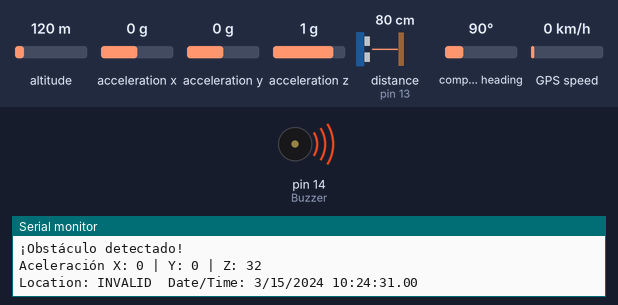
Bench run of a sketch on a simulated Arduino Uno, built with avr-gcc and run on an emulated ATmega328P. On the bench: buzzer (waves = sounding, pin HIGH), the last lines printed to the serial monitor. Wiring (inferred from the names in the program): ultrasonic range finder: trigger pin 12; echo pin 13. Inputs (shaded band) come from the test bench; at power-on: distance to the obstacle (sensor on pin 13) 80 cm, altitude 120 m, acceleration x 0 g, acceleration y 0 g, acceleration z 1 g, compass heading 90°, GPS speed 0 km/h. The echo pulse lasts 58.3 µs per cm; the GPS gets a fix after 3 s at 37.7749, -122.4194 with 8 satellites; pins used as bus, display or sensor lines are not drawn.

Above: at 1.3 s.
1.4 s: distance to the obstacle (sensor on pin 13) set to 120 cm
At 2.0 s:
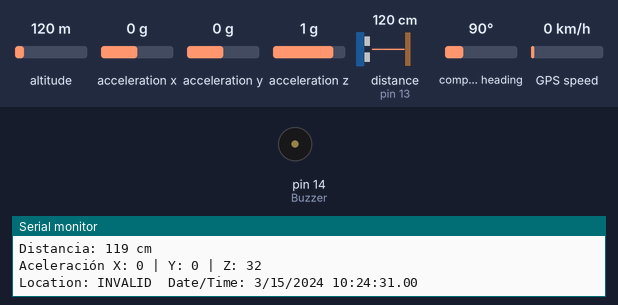
3.1 s: distance to the obstacle (sensor on pin 13) set to 103 cm
4.9 s: distance to the obstacle (sensor on pin 13) set to 96 cm
At 5.7 s:
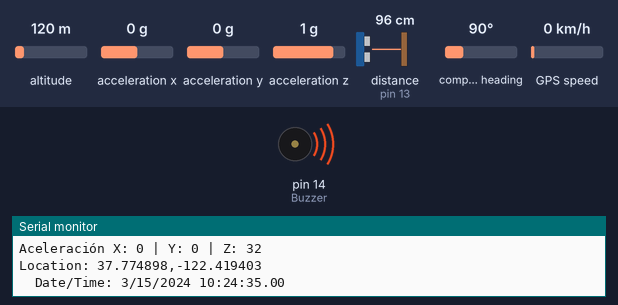
6.7 s: distance to the obstacle (sensor on pin 13) set to 250 cm
At 8.3 s:
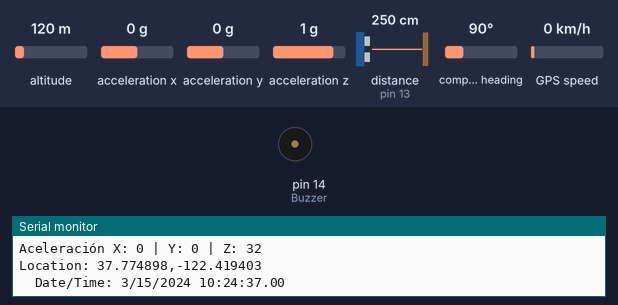
Timing chart, 0 to 9.4 s (numbered marks = the images above; inputs shaded):
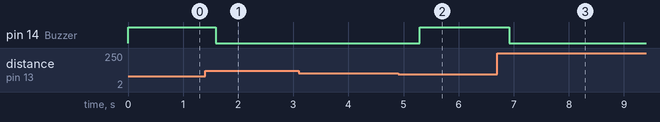

The sketch:

Acele-Ultra-GPS.ino
```cpp
#include <Wire.h>
#include <SparkFun_ADXL345.h>
#include <TinyGPSPlus.h>
#include <SoftwareSerial.h>

// Pines para el sensor ultrasónico
const int Trigger = 12;   // Pin digital 12 para el Trigger del sensor
const int Echo = 13;      // Pin digital 13 para el Echo del sensor
const int Buzzer = 14;    // Pin digital 14 para el Buzzer o motor de vibración
const int AlertDistance = 100; // Distancia de alerta en cm (ajústala según necesites)

// Inicialización del acelerómetro
ADXL345 adxl = ADXL345(); // Usa I2C por defecto

// Inicialización del GPS
TinyGPSPlus gps;
SoftwareSerial ss(1, 3);  // Pines RX, TX para la comunicación con el GPS

void setup() {
  Serial.begin(115200);
  ss.begin(9600); // Inicializa la comunicación con el GPS

  Serial.println("Iniciando sistema...");

  // Configuración del sensor ultrasónico
  pinMode(Trigger, OUTPUT); // Pin como salida
  pinMode(Echo, INPUT);     // Pin como entrada
  pinMode(Buzzer, OUTPUT);  // Pin como salida para el Buzzer/motor de vibración
  digitalWrite(Trigger, LOW); // Inicializamos el pin con 0

  // Configuración del acelerómetro
  adxl.powerOn();            // Encender el ADXL345
  adxl.setRangeSetting(16);   // Configura el rango a ±16g
}

void loop() {
  // *** Lectura del sensor ultrasónico ***
  long t; // Tiempo que demora en llegar el eco
  long d; // Distancia en centímetros

  digitalWrite(Trigger, HIGH);
  delayMicroseconds(10);    // Enviamos un pulso de 10us
  digitalWrite(Trigger, LOW);

  t = pulseIn(Echo, HIGH);  // Obtenemos el ancho del pulso
  d = t / 58.2;             // Convertimos el tiempo a distancia en cm

  Serial.print("Distancia: ");
  Serial.print(d);          // Enviamos serialmente el valor de la distancia
  Serial.println(" cm");

  if (d < AlertDistance) {
    // Activamos el buzzer o motor de vibración
    digitalWrite(Buzzer, HIGH);
    Serial.println("¡Obstáculo detectado!");
  } else {
    // Desactivamos el buzzer o motor de vibración
    digitalWrite(Buzzer, LOW);
  }

  // *** Lectura del acelerómetro ***
  int x, y, z;
  adxl.readAccel(&x, &y, &z);

  // Imprimir los valores de aceleración en el monitor serial
  Serial.print("Aceleración X: ");
  Serial.print(x);
  Serial.print(" | Y: ");
  Serial.print(y);
  Serial.print(" | Z: ");
  Serial.println(z);

  // *** Lectura del GPS ***
  while (ss.available() > 0) {
    gps.encode(ss.read());
  }

  Serial.print(F("Location: "));
  if (gps.location.isValid()) {
    Serial.print(gps.location.lat(), 6);
    Serial.print(F(","));
    Serial.print(gps.location.lng(), 6);
    Serial.print('\n');
  } else {
    Serial.print(F("INVALID"));
  }

  Serial.print(F("  Date/Time: "));
  if (gps.date.isValid()) {
    Serial.print(gps.date.month());
    Serial.print(F("/"));
    Serial.print(gps.date.day());
    Serial.print(F("/"));
    Serial.print(gps.date.year());
  } else {
    Serial.print(F("INVALID"));
  }

  Serial.print(F(" "));
  if (gps.time.isValid()) {
    if (gps.time.hour() < 10) Serial.print(F("0"));
    Serial.print(gps.time.hour());
    Serial.print(F(":"));
    if (gps.time.minute() < 10) Serial.print(F("0"));
    Serial.print(gps.time.minute());
    Serial.print(F(":"));
    if (gps.time.second() < 10) Serial.print(F("0"));
    Serial.print(gps.time.second());
    Serial.print(F("."));
    if (gps.time.centisecond() < 10) Serial.print(F("0"));
    Serial.print(gps.time.centisecond());
  } else {
    Serial.print(F("INVALID"));
  }

  Serial.println();

  delay(500); // Espera medio segundo antes de la próxima lectura
}
```

Measured:
- the behaviour switches between 101 and 100 cm on distance to the obstacle (sensor on pin 13) (found by bisection; images 1 and 2)
- after the input at 1.4 s, pin 14 (Buzzer): HIGH → LOW after 0.19 s
- after the input at 4.9 s, pin 14 (Buzzer): LOW → HIGH after 0.39 s
- after the input at 6.7 s, pin 14 (Buzzer): HIGH → LOW after 0.22 s
